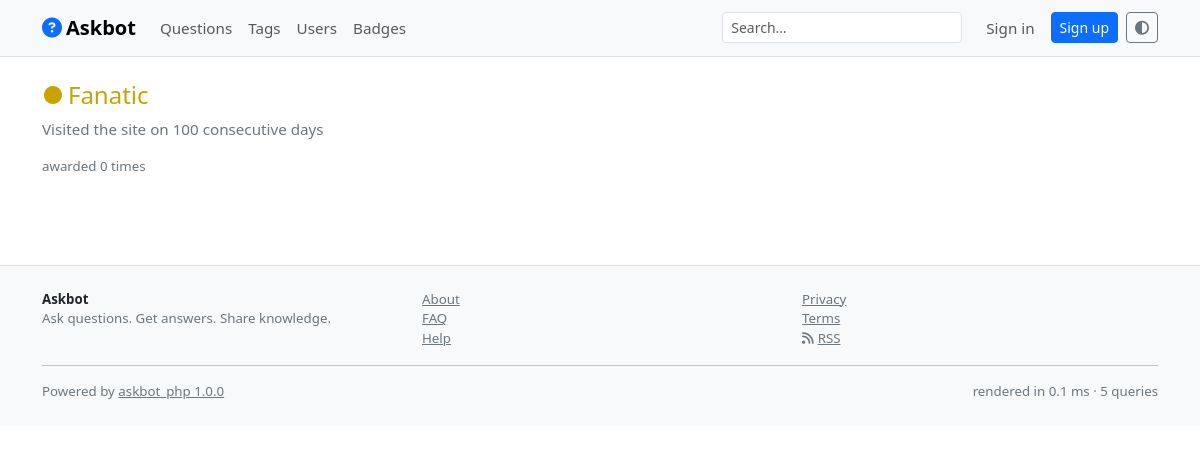
/badges/30/fanatic, run on the app's committed database.
### tables this page shows
CREATE TABLE IF NOT EXISTS `badges` (
  `id`          BIGINT UNSIGNED NOT NULL AUTO_INCREMENT,
  `key_name`    VARCHAR(48) NOT NULL,
  `name`        VARCHAR(64) NOT NULL,
  `description` VARCHAR(255) NOT NULL,
  `level`       ENUM('bronze','silver','gold') NOT NULL DEFAULT 'bronze',
  `is_multiple` TINYINT(1) NOT NULL DEFAULT 0,
  `awarded_count` INT NOT NULL DEFAULT 0,
  PRIMARY KEY (`id`),
  UNIQUE KEY `uq_badges_key` (`key_name`)
);

### html/app/code/classes/PageEngine.php (called while the page is built, shortened)
<?php
class PageEngine {
    private static array $_skins = [10 => "default"];
    public static function skins(): array {
        krsort(self::$_skins);
        return self::$_skins;
    }
    public static function html_find(string $key, string $extension = ".php"): ?string {
        foreach (self::skins() as $skin) {
            $file = $_ENV["basepath"] . "/design/" . $skin . "/" . $key . $extension;
            if (is_file($file)) return $file;
        }
        return null;
    }
    public static function html(string $key, array $params = []): void {
        $file = self::html_find($key);
        include $file;
    }
}

### html/index.php (called while the page is built, shortened)
<?php
spl_autoload_register(function (string $class): void {
    $path = $_ENV["basepath"] . "/code/classes/" . str_replace("\\", "/", $class) . ".php";
    if (is_file($path)) { require_once $path; return; }
});
function html(?string $txt): string {
    return htmlspecialchars((string)$txt, ENT_QUOTES | ENT_SUBSTITUTE, "UTF-8");
}
function htmlattr(?string $txt): string {
    return htmlspecialchars((string)$txt, ENT_QUOTES | ENT_SUBSTITUTE, "UTF-8");
}
\web\Routing::start();

### html/app/code/classes/Badge.php (called while the page is built, shortened)
<?php
class Badge {
    public static function one(int $id): array {
        $db = new SQL(0);
        return $db->cmdrow('SELECT * FROM badges WHERE id = "{0}" LIMIT 0,1', [$id]);
    }
    public static function levelClass(string $level): string {
        return match ($level) {
            "gold"   => "badge-gold",
            "silver" => "badge-silver",
            default  => "badge-bronze",
        };
    }
}

### html/app/code/classes/SQL.php (called while the page is built, shortened)
<?php
class SQL {
    private static array $_conn = [];
    private static array $_link = [];
    public static float $timer = 0;
    public static bool $savehistory = false;
    private int $_nr = 0;
    public function __construct(int $connectionNr = 0) {
        $this->_nr = $connectionNr;
    }
    public static function init(int $nr, string $dburi): bool {
        $a = parse_url($dburi);
        $path = explode("/", trim($a["path"] ?? "", "/"));
        self::$_conn[$nr] = [
            "host"     => $a["host"] ?? "localhost",
            "port"     => (int)($a["port"] ?? 3306),
            "socket"   => null,
            "user"     => isset($a["user"]) ? rawurldecode($a["user"]) : "root",
            "password" => isset($a["pass"]) ? rawurldecode($a["pass"]) : "",
            "database" => $path[0] ?? "",
            "prefix"   => $path[1] ?? "",
        ];
        return true;
    }
    public function link(): \PDO {
        if (isset(self::$_link[$this->_nr])) return self::$_link[$this->_nr];
        $c = self::$_conn[$this->_nr];
        $dsn = "mysql:dbname=" . $c["database"] . ";charset=utf8mb4;";
        $dsn .= $c["socket"] !== null ? "unix_socket=" . $c["socket"] : "host=" . $c["host"] . ";port=" . $c["port"];
        $link = null;
        for ($try = 0; $try < 30; $try++) {
            try {
                $link = new \PDO($dsn, $c["user"], $c["password"], [
                    \PDO::ATTR_ERRMODE            => \PDO::ERRMODE_EXCEPTION,
                    \PDO::ATTR_DEFAULT_FETCH_MODE => \PDO::FETCH_ASSOC,
                    \PDO::ATTR_EMULATE_PREPARES   => false,
                    \PDO::ATTR_STRINGIFY_FETCHES  => false,
                ]);
                break;
            } catch (\PDOException $e) {
                $lastError = $e->getMessage();
                $link = null;
                usleep(500000);
            }
        }
        $link->exec("SET SESSION sql_mode = 'STRICT_TRANS_TABLES,NO_ENGINE_SUBSTITUTION'");
        $link->exec("SET SESSION time_zone = '+00:00'");
        self::$_link[$this->_nr] = $link;
        return $link;
    }
    public function escape(?string $value): string {
        $quoted = $this->link()->quote((string)$value);
        return substr($quoted, 1, -1);
    }
    private function bind(string $sql, array $values): string {
        if ($values === []) return $sql;
        foreach ($values as $k => $v) {
            if ($v === null)              $replacement = "";
            elseif (is_bool($v))          $replacement = $v ? "1" : "0";
            elseif (is_int($v) || is_float($v)) $replacement = (string)$v;
            elseif ($v instanceof \DateTimeInterface) $replacement = $v->format("Y-m-d H:i:s");
            else                          $replacement = $this->escape((string)$v);
            $sql = str_replace("{" . $k . "}", $replacement, $sql);
        }
        return $sql;
    }
    public function cmd(string $sql, array $values = []) {
        $sql = $this->bind($sql, $values);
        $link = $this->link();
        $start = microtime(true);
        try {
            $statement = $link->query($sql);
        } catch (\PDOException $e) {
            $this->_success = false;
            $this->lasterrornr = (int)$e->getCode();
            $this->lasterror = $e->getMessage();
            $duration = microtime(true) - $start;
            self::$timer += $duration;
            if (self::$savehistory) self::$history[] = ["cmd" => $sql, "time" => $duration, "error" => $this->lasterror];
            throw new SQLException("Query failed: " . $this->lasterror, 603, $sql);
        }
        $duration = microtime(true) - $start;
        self::$timer += $duration;
        $this->_result = $statement;
        return $this->_result;
    }
    public function cmdrow(string $sql, array $values = []): array {
        $statement = $this->cmd($sql, $values);
        $row = $statement->fetch(\PDO::FETCH_ASSOC);
        return is_array($row) ? $row : [];
    }
}

### html/app/code/classes/i18n.php (called while the page is built, shortened)
<?php
class i18n {
    private static array $_dict = [];
    private static array $_loaded = [];
    private static string $_lang = "en";
    public static function setLanguage(string $lang): void {
        $lang = strtolower(substr($lang, 0, 2));
        self::$_lang = $lang;
    }
    public static function init(string $source): void {
        if (isset(self::$_loaded[$source])) return;
        self::$_loaded[$source] = true;
        if (str_ends_with($source, ".php")) {
            $file = substr($source, 0, -4) . ".i18n.json";
        } else {
            $file = ($_ENV["basepath"] ?? ".") . "/locale/" . basename($source) . ".i18n.json";
        }
        if (!is_file($file)) return;
        $data = json_decode((string)file_get_contents($file), true);
        foreach ($data as $lang => $pairs) {
            foreach ($pairs as $key => $value) {
                self::$_dict[$lang][$key] = $value;
            }
        }
    }
    public static function translate(string $key): string {
        return self::$_dict[self::$_lang][$key] ?? $key;
    }
    public static function shortNumber($value): string {
        $value = (int)$value;
        return (string)$value;
    }
}
function __(string $key): string {
    return i18n::translate($key);
}

### html/app/design/default/page_badge.php (the view, shortened to what this page needs)
<?php
$badge = Badge::one((int)$params["id"]);
?>
<h1 class="h4 <?= htmlattr(Badge::levelClass((string)$badge["level"])) ?>"><span class="badge-dot"></span><?= html($badge["name"]) ?></h1>
<p class="text-secondary"><?= html($badge["description"]) ?></p>
<p class="small text-secondary"><?= html(sprintf(__("awarded %s times"), i18n::shortNumber($badge["awarded_count"]))) ?></p>

### html/skins/default/css/main.css (style rules this page uses)
:root { --ab-accepted: #198754; --ab-vote-active: #0d6efd; --ab-tag-bg: rgba(13, 110, 253, .08); --ab-tag-fg: #0a58ca; }
body { font-size: .95rem; }
.badge-dot::before { content: "\25CF"; margin-right: .25rem; }
.badge-gold { color: #c8a300; }

### data on the page
badges: name "Fanatic", description "Visited the site on 100 consecutive days", awarded_count "awarded 0 times"

### other printed values
html($siteTitle) "Askbot"
html(__("Questions")) "Questions"
html(__("Tags")) "Tags"
html(__("Users")) "Users"
html(__("Badges")) "Badges"
html(__("Sign in")) "Sign in"
html(__("Sign up")) "Sign up"
html(Config::get("site_title")) "Askbot"
html(Config::get("site_tagline")) "Ask questions. Get answers. Share knowledge."
html(__("About")) "About"
html(__("FAQ")) "FAQ"
html(__("Help")) "Help"
html(__("Privacy")) "Privacy"
html(__("Terms")) "Terms"
html(__("RSS")) "RSS"
